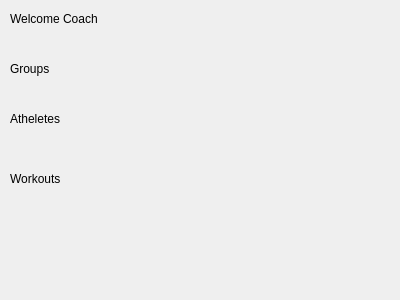
<?xml version="1.0" encoding="UTF-8"?>
<ui version="4.0">
 <class>CoachWindow</class>
 <widget class="QWidget" name="CoachWindow">
  <property name="geometry">
   <rect>
    <x>0</x>
    <y>0</y>
    <width>400</width>
    <height>300</height>
   </rect>
  </property>
  <property name="windowTitle">
   <string>Form</string>
  </property>
  <widget class="QLabel" name="label">
   <property name="geometry">
    <rect>
     <x>10</x>
     <y>10</y>
     <width>121</width>
     <height>17</height>
    </rect>
   </property>
   <property name="text">
    <string>Welcome Coach</string>
   </property>
  </widget>
  <widget class="QLabel" name="label_2">
   <property name="geometry">
    <rect>
     <x>10</x>
     <y>110</y>
     <width>54</width>
     <height>17</height>
    </rect>
   </property>
   <property name="text">
    <string>Atheletes</string>
   </property>
  </widget>
  <widget class="QLabel" name="label_3">
   <property name="geometry">
    <rect>
     <x>10</x>
     <y>60</y>
     <width>54</width>
     <height>17</height>
    </rect>
   </property>
   <property name="text">
    <string>Groups</string>
   </property>
  </widget>
  <widget class="QLabel" name="label_4">
   <property name="geometry">
    <rect>
     <x>10</x>
     <y>170</y>
     <width>54</width>
     <height>17</height>
    </rect>
   </property>
   <property name="text">
    <string>Workouts</string>
   </property>
  </widget>
 </widget>
 <resources/>
 <connections/>
</ui>
